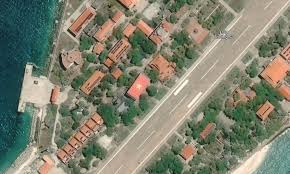
#> input picture anhvetinh.jpeg, 290 x 174 px
$ python bt7.py   (older library calls are emulated)
#> lines starting #> are read from the running program, lines starting #| are printed output that depends on the picture
import cv2
import numpy as np
import matplotlib.pyplot as plt
import os

# Đọc ảnh từ cùng thư mục chứa file code
image_path = os.path.join(os.getcwd(), 'anhvetinh.jpeg')
image = cv2.imread(image_path, cv2.IMREAD_GRAYSCALE)
#> image: shape (174, 290); min 0, max 255, mean 126.5

if image is None:
    raise FileNotFoundError(f"Không tìm thấy ảnh tại đường dẫn: {image_path}")

# 1. Bộ lọc Sobel
sobel_x = cv2.Sobel(src=image, ddepth=cv2.CV_64F, dx=1, dy=0, ksize=3)
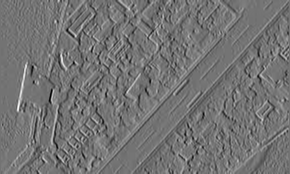
#> sobel_x: shape (174, 290) float64; min -616, max 743, mean 2.4; drawn with min black and max white
sobel_y = cv2.Sobel(src=image, ddepth=cv2.CV_64F, dx=0, dy=1, ksize=3)
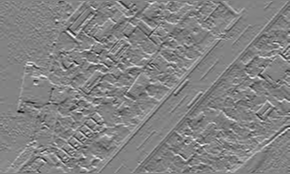
#> sobel_y: shape (174, 290) float64; min -597, max 566, mean 1.2; drawn with min black and max white
sobel = cv2.magnitude(sobel_x, sobel_y)
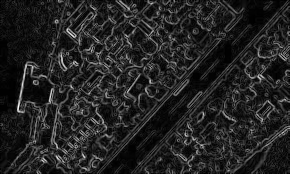
#> sobel: shape (174, 290) float64; min 0, max 751.5, mean 104.9; drawn with min black and max white

# 2. Bộ lọc Prewitt
prewitt_x = cv2.filter2D(image, ddepth=-1, kernel=np.array([[1, 0, -1], [1, 0, -1], [1, 0, -1]]))
prewitt_y = cv2.filter2D(image, ddepth=-1, kernel=np.array([[1, 1, 1], [0, 0, 0], [-1, -1, -1]]))
prewitt = np.sqrt(prewitt_x.astype(np.float64)**2 + prewitt_y.astype(np.float64)**2)
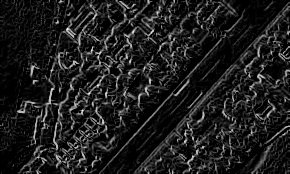
#> prewitt: shape (174, 290) float64; min 0, max 347.9, mean 41; drawn with min black and max white

# 3. Bộ lọc Roberts
roberts_x = cv2.filter2D(image, ddepth=-1, kernel=np.array([[1, 0], [0, -1]]))
roberts_y = cv2.filter2D(image, ddepth=-1, kernel=np.array([[0, 1], [-1, 0]]))
roberts = np.sqrt(roberts_x.astype(np.float64)**2 + roberts_y.astype(np.float64)**2)
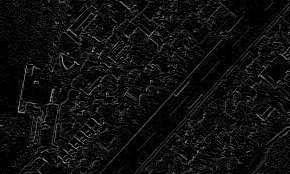
#> roberts: shape (174, 290) float64; min 0, max 164.9, mean 15.7

# 4. Gaussian Blur
gaussian = cv2.GaussianBlur(image, (5, 5), 0)
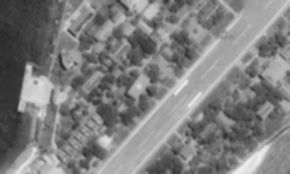
#> gaussian: shape (174, 290); min 41, max 239, mean 126.5

# 5. Canny Edge Detection
canny = cv2.Canny(image, 100, 200)
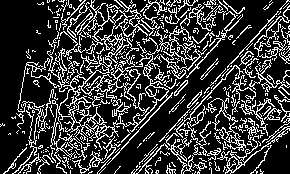
#> canny: shape (174, 290); 22.7% white in thin lines or dots

# Hiển thị kết quả
fig, axs = plt.subplots(2, 3, figsize=(12, 8))
titles = ['Original', 'Sobel', 'Prewitt', 'Roberts', 'Gaussian', 'Canny']
images = [image, sobel, prewitt, roberts, gaussian, canny]

for i, ax in enumerate(axs.flat):
    ax.imshow(images[i], cmap='gray')
    ax.set_title(titles[i])
    ax.axis('off')

plt.tight_layout()
plt.show()
